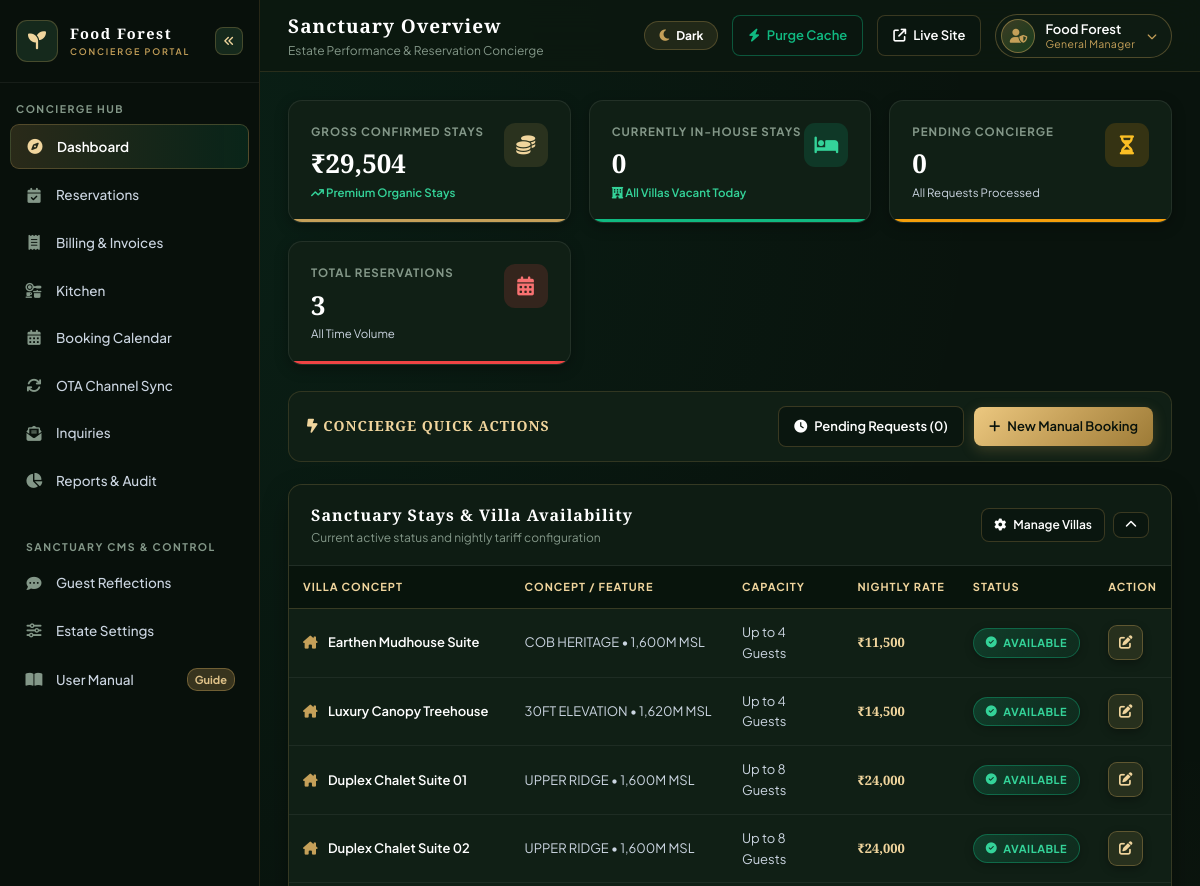
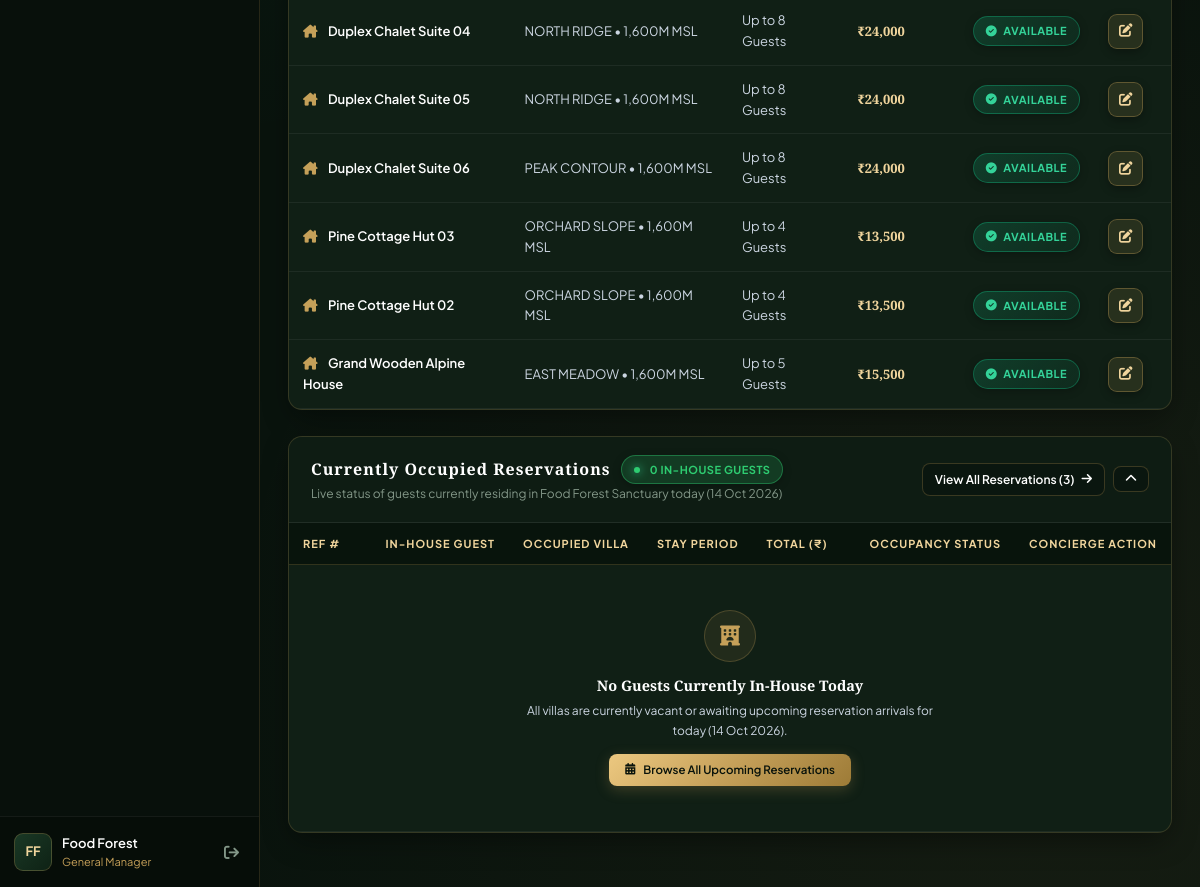
Before: /admin/index.php (signed in) with the older database file (2 pictures, top to bottom).
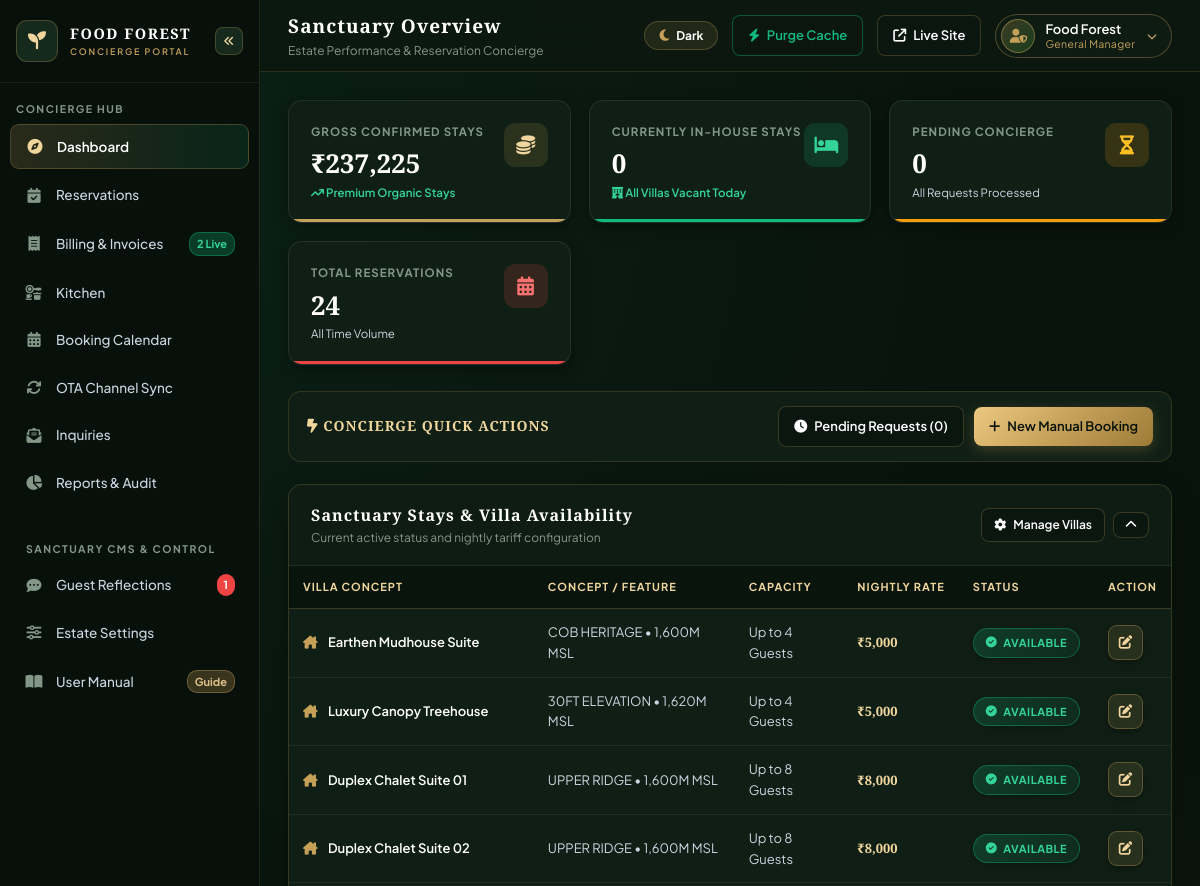
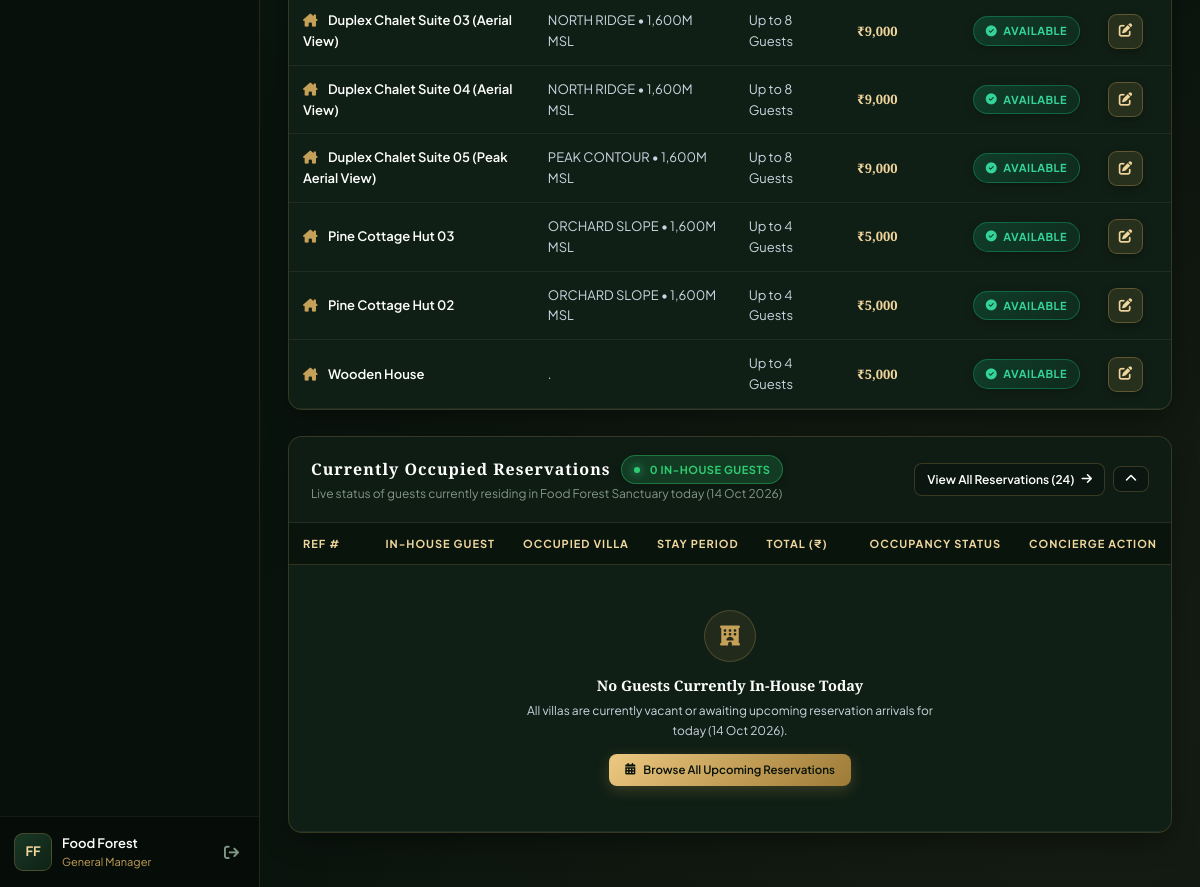
After: the same page with the newer database file (2 pictures, top to bottom).
### tables this page shows
CREATE TABLE `rooms` (
  `id` int(11) NOT NULL AUTO_INCREMENT,
  `slug` varchar(100) NOT NULL,
  `stay_type` varchar(50) DEFAULT 'treehouse',
  `structure_type` varchar(50) DEFAULT 'single_hut',
  `title` varchar(150) NOT NULL,
  `rate_per_night` decimal(10,2) NOT NULL,
  `single_room_rate` decimal(10,2) DEFAULT NULL,
  `extra_guest_rate` decimal(10,2) DEFAULT 1500.00,
  `extra_child_rate` decimal(10,2) DEFAULT 800.00,
  `elevation` varchar(100) DEFAULT NULL,
  `min_guests` int(11) DEFAULT 2,
  `base_guests` int(11) DEFAULT 2,
  `max_guests` int(11) DEFAULT 2,
  `description` text DEFAULT NULL,
  `amenities` text DEFAULT NULL,
  `inventory_checklist` text DEFAULT NULL,
  `image_url` varchar(255) DEFAULT NULL,
  `photos` longtext DEFAULT NULL,
  `photos_left` text DEFAULT NULL,
  `photos_right` text DEFAULT NULL,
  `interior_360_url` varchar(255) DEFAULT NULL,
  `tour_stages_json` longtext DEFAULT NULL,
  `is_available` tinyint(1) DEFAULT 1,
  `availability_status` varchar(50) DEFAULT 'available',
  `created_at` timestamp NOT NULL DEFAULT current_timestamp(),
  PRIMARY KEY (`id`),
  UNIQUE KEY `slug` (`slug`)
);

### admin/includes/db.php (called while the page is built, shortened)
<?php
function get_db() {
    static $pdo = null;
    if ($pdo !== null) {
        return $pdo;
    }
    $lock_file = dirname(__DIR__, 2) . DIRECTORY_SEPARATOR . 'db' . DIRECTORY_SEPARATOR . '.schema_initialized';
    try {
        $dsn = "mysql:host=" . DB_HOST . ";port=" . DB_PORT . ";dbname=" . DB_NAME . ";charset=" . DB_CHARSET;
        $pdo = new PDO($dsn, DB_USER, DB_PASS, [
            PDO::ATTR_ERRMODE => PDO::ERRMODE_EXCEPTION,
            PDO::ATTR_DEFAULT_FETCH_MODE => PDO::FETCH_ASSOC,
            PDO::ATTR_EMULATE_PREPARES => false
        ]);
        return $pdo;
    } catch (PDOException $e) {
        if ($e->getCode() == 1049 || strpos($e->getMessage(), 'Unknown database') !== false) {
            try {
                $dsn_server = "mysql:host=" . DB_HOST . ";port=" . DB_PORT . ";charset=" . DB_CHARSET;
                $pdo = new PDO($dsn_server, DB_USER, DB_PASS, [
                    PDO::ATTR_ERRMODE => PDO::ERRMODE_EXCEPTION,
                    PDO::ATTR_DEFAULT_FETCH_MODE => PDO::FETCH_ASSOC,
                    PDO::ATTR_EMULATE_PREPARES => false
                ]);
                $pdo->exec("CREATE DATABASE IF NOT EXISTS `" . DB_NAME . "` CHARACTER SET utf8mb4 COLLATE utf8mb4_unicode_ci;");
                $pdo->exec("USE `" . DB_NAME . "`;");
                run_full_schema_initialization($pdo, $lock_file);
                return $pdo;
            } catch (PDOException $ex) {
                $e = $ex;
            }
        }
        die("<div style='font-family:sans-serif;padding:30px;background:#101F15;color:#EAEFED;border:1px solid #C5A059;max-width:600px;margin:50px auto;border-radius:8px;'>
            <h3 style='color:#C5A059;margin-top:0;'>Estate Database Connection Error (MySQL)</h3>
            <p>" . htmlspecialchars($e->getMessage()) . "</p>
            <p style='font-size:13px;color:#A1B5A9;'>Ensure MySQL is running in your XAMPP Control Panel on host <strong>" . DB_HOST . "</strong> and port <strong>" . DB_PORT . "</strong>.</p>
        </div>");
    }
}
if (!function_exists('e')) {
    function e($str) {
        return htmlspecialchars((string)($str ?? ''), ENT_QUOTES, 'UTF-8');
    }
}
function get_setting($key, $default = '', $refresh = false) {
    static $settings_cache = null;
    if ($settings_cache === null || $refresh) {
        try {
            $pdo = get_db();
            $stmt = $pdo->query("SELECT setting_key, setting_value FROM settings");
            $settings_cache = [];
            while ($row = $stmt->fetch()) {
                $settings_cache[$row['setting_key']] = $row['setting_value'];
            }
        } catch (Exception $e) {
            return $default;
        }
    }
    return $settings_cache[$key] ?? $default;
}
?>

### admin/includes/auth.php (called while the page is built, shortened)
<?php
require_once __DIR__ . '/db.php';
function is_admin_logged_in() {
    return (!empty($_SESSION['admin_logged_in']) || !empty($_SESSION['admin_id']));
}
function check_admin_inactivity_timeout() {
    if (is_admin_logged_in()) {
        if (function_exists('get_setting')) {
            $timeout_minutes = (int)get_setting('admin_session_timeout_minutes', 15);
        }
    }
}
function require_admin_auth() {
    check_admin_inactivity_timeout();
}
?>

### admin/index.php (the view, shortened to what the changed rows need)
<?php
require_once __DIR__ . '/includes/auth.php';
require_admin_auth();
require_once __DIR__ . '/includes/db.php';
require_once __DIR__ . '/includes/header.php';
$total_bookings = (int) $pdo->query("SELECT COUNT(*) FROM bookings")->fetchColumn();
$total_revenue = (float) $pdo->query("SELECT SUM(total_amount) FROM bookings WHERE status IN ('confirmed', 'completed')")->fetchColumn();
$villas = $pdo->query("SELECT * FROM rooms ORDER BY id ASC")->fetchAll();
?>
<section class="adm-kpi-grid">
    <div class="adm-kpi-card gold">
        <div class="adm-kpi-data">
            <span class="adm-kpi-label">Gross Confirmed Stays</span>
            <div class="adm-kpi-number">₹<?php echo number_format($total_revenue, 0, '.', ','); ?></div>
            <span class="adm-kpi-trend positive"><i class="fa-solid fa-arrow-trend-up"></i> Premium Organic Stays</span>
        </div>
    </div>
    <div class="adm-kpi-card terracotta">
        <div class="adm-kpi-data">
            <span class="adm-kpi-label">Total Reservations</span>
            <div class="adm-kpi-number"><?php echo $total_bookings; ?></div>
            <span class="adm-kpi-trend">All Time Volume</span>
        </div>
    </div>
</section>
<div class="adm-table-card">
    <div class="adm-table-header">
        <div>
            <h2 class="adm-table-title">Sanctuary Stays & Villa Availability</h2>
        </div>
    </div>
    <div id="villas-table-wrap" class="adm-table-responsive">
        <table class="adm-data-table">
            <thead>
                <tr>
                    <th>Villa Concept</th>
                    <th>Concept / Feature</th>
                    <th>Capacity</th>
                    <th>Nightly Rate</th>
                    <th>Status</th>
                    <th>Action</th>
                </tr>
            </thead>
            <tbody>
                <?php foreach ($villas as $villa): ?>
                    <tr>
                        <td style="font-weight: 600; color: var(--adm-text-primary);">
                            <i class="fa-solid <?php echo $villa['slug'] === 'treehouse' ? 'fa-tree' : 'fa-house-chimney'; ?>" style="color: var(--adm-gold); margin-right: 8px;"></i>
                            <?php echo e($villa['title']); ?>
                        </td>
                        <td><?php echo !empty($villa['elevation']) ? e($villa['elevation']) : '<span style="color:var(--adm-text-secondary); opacity:0.6;">—</span>'; ?></td>
                        <td>Up to <?php echo e($villa['max_guests']); ?> Guests</td>
                        <td style="font-family: var(--adm-font-title); font-weight: 700; color: var(--adm-gold-light);">
                            ₹<?php echo number_format($villa['rate_per_night'], 0, '.', ','); ?>
                        </td>
                        <td>
                            <?php
                            $v_st = $villa['availability_status'] ?? (!empty($villa['is_available']) ? 'available' : 'maintenance');
                            if ($v_st === 'closed_renovation'): ?>
                                <span class="adm-badge" style="background: rgba(245, 158, 11, 0.2); color: #FBBF24; border: 1px solid rgba(245, 158, 11, 0.45);"><i class="fa-solid fa-person-digging"></i> Renovation</span>
                            <?php elseif ($v_st === 'opening_soon'): ?>
                                <span class="adm-badge" style="background: rgba(56, 189, 248, 0.2); color: #38BDF8; border: 1px solid rgba(56, 189, 248, 0.45);"><i class="fa-solid fa-sparkles"></i> Opening Soon</span>
                            <?php elseif ($v_st === 'available'): ?>
                                <span class="adm-badge confirmed"><i class="fa-solid fa-circle-check"></i> Available</span>
                            <?php else: ?>
                                <span class="adm-badge cancelled"><i class="fa-solid fa-wrench"></i> Offline</span>
                            <?php endif; ?>
                        </td>
                        <td>
                            <a href="rooms.php" class="adm-btn-icon" title="Edit Villa & Availability Status">
                                <i class="fa-solid fa-pen-to-square"></i>
                            </a>
                        </td>
                    </tr>
                <?php endforeach; ?>
            </tbody>
        </table>
    </div>
</div>
<div class="adm-table-card">
    <div class="adm-table-header">
        <div>
            <div style="display: flex; align-items: center; gap: 10px;">
                <h2 class="adm-table-title">Currently Occupied Reservations</h2>
            </div>
        </div>
        <div style="display: flex; align-items: center; gap: 8px;">
            <a href="bookings.php" class="adm-btn-action outline" style="padding: 6px 12px; font-size: 12px;">
                <span>View All Reservations (<?php echo $total_bookings; ?>)</span>
                <i class="fa-solid fa-arrow-right"></i>
            </a>
        </div>
    </div>
    <div id="occupied-table-wrap" class="adm-table-responsive">
        <table class="adm-data-table">
            <thead>
                <tr>
                    <th style="width: 85px;">Ref #</th>
                    <th>In-House Guest</th>
                    <th>Occupied Villa</th>
                    <th>Stay Period</th>
                    <th style="width: 105px;">Total (₹)</th>
                    <th class="adm-col-status">Occupancy Status</th>
                    <th class="adm-col-actions">Concierge Action</th>
                </tr>
            </thead>
        </table>
    </div>
</div>
<?php require_once __DIR__ . '/includes/footer.php'; ?>

### admin/includes/sidebar.php (shortened to what the changed rows need)
<?php
$current_script = basename($_SERVER['PHP_SELF']);
$pdo = get_db();
$inhouse_count = (int) $pdo->query("SELECT COUNT(*) FROM bookings WHERE status = 'inhouse'")->fetchColumn();
$pending_reviews_count = (int) $pdo->query("SELECT COUNT(*) FROM testimonials WHERE status = 'pending'")->fetchColumn();
$site_name = get_setting('site_name', get_setting('estate_name', 'FOOD FOREST'));
?>
<aside class="adm-sidebar" id="adm-sidebar">
    <div class="adm-sidebar-brand">
        <div class="adm-sidebar-brand-text">
            <span class="adm-sidebar-title"><?php echo htmlspecialchars($site_name); ?></span>
            <span class="adm-sidebar-badge">CONCIERGE PORTAL</span>
        </div>
    </div>
    <ul class="adm-nav-list">
        <li class="adm-nav-item">
            <a href="billing.php" class="adm-nav-link <?php echo (in_array($current_script, ['billing.php', 'print_bill.php', 'custom_bill.php'])) ? 'active' : ''; ?>" title="Billing & Invoices">
                <i class="fa-solid fa-receipt"></i>
                <span>Billing & Invoices</span>
                <?php if ($inhouse_count > 0): ?>
                    <span class="adm-nav-badge" style="background: rgba(16, 185, 129, 0.25); color: #34D399; border: 1px solid rgba(16, 185, 129, 0.4);" title="<?php echo $inhouse_count; ?> in-house guests"><?php echo $inhouse_count; ?> Live</span>
                <?php endif; ?>
            </a>
        </li>
        <li class="adm-nav-item">
            <a href="edit_section.php?section=testimonials" class="adm-nav-link <?php echo ($current_script === 'edit_section.php' && (($_GET['section'] ?? '') === 'testimonials' || ($_GET['tab'] ?? '') === 'testimonials')) ? 'active' : ''; ?>" title="Guest Stories & Reflections">
                <i class="fa-solid fa-comment-dots"></i>
                <span>Guest Reflections</span>
                <?php if ($pending_reviews_count > 0): ?>
                    <span class="adm-nav-badge adm-nav-badge-alert" title="<?php echo $pending_reviews_count; ?> pending verification"><?php echo $pending_reviews_count; ?></span>
                <?php endif; ?>
            </a>
        </li>
    </ul>
</aside>

Changed rows visible on the page:
changed rooms "Earthen Mudhouse Suite": rate_per_night "11,500" → "5,000"
changed rooms "Luxury Canopy Treehouse": rate_per_night "14,500" → "5,000"
changed rooms "Duplex Chalet Suite 01": rate_per_night "24,000" → "8,000"
changed rooms "Duplex Chalet Suite 02": rate_per_night "24,000" → "8,000"
changed rooms: title "Duplex Chalet Suite 04" → "Duplex Chalet Suite 03 (Aerial View)"; rate_per_night "24,000" → "9,000"
changed rooms: title "Duplex Chalet Suite 05" → "Duplex Chalet Suite 04 (Aerial View)"; rate_per_night "24,000" → "9,000"
changed rooms "PEAK CONTOUR • 1,600M MSL": title "Duplex Chalet Suite 06" → "Duplex Chalet Suite 05 (Peak Aerial View)"; rate_per_night "24,000" → "9,000"
changed rooms "Pine Cottage Hut 03": rate_per_night "13,500" → "5,000"
changed rooms "Pine Cottage Hut 02": rate_per_night "13,500" → "5,000"
changed rooms: title "Grand Wooden Alpine House" → "Wooden House"; elevation "EAST MEADOW • 1,600M MSL" → "."; max_guests "5" → "4"; rate_per_night "15,500" → "5,000"
Other visible differences:
$site_name: "Food Forest" → "FOOD FOREST"
$inhouse_count: (not shown) → "2"
$pending_reviews_count: (not shown) → "1"
$total_revenue: "29,504" → "237,225"
$total_bookings: "3" → "24"
text now shown: "Live"
